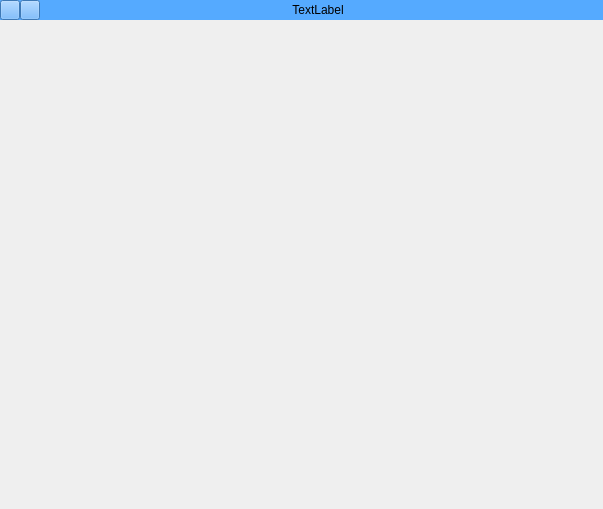
<?xml version="1.0" encoding="UTF-8"?>
<ui version="4.0">
 <class>clyyTitleBar</class>
 <widget class="QWidget" name="clyyTitleBar">
  <property name="geometry">
   <rect>
    <x>0</x>
    <y>0</y>
    <width>603</width>
    <height>509</height>
   </rect>
  </property>
  <property name="windowTitle">
   <string>Form</string>
  </property>
  <layout class="QVBoxLayout" name="verticalLayout" stretch="0,1">
   <property name="spacing">
    <number>0</number>
   </property>
   <property name="leftMargin">
    <number>0</number>
   </property>
   <property name="topMargin">
    <number>0</number>
   </property>
   <property name="rightMargin">
    <number>0</number>
   </property>
   <property name="bottomMargin">
    <number>0</number>
   </property>
   <item>
    <layout class="QHBoxLayout" name="horizontalLayout">
     <item>
      <widget class="QWidget" name="widget" native="true">
       <property name="sizePolicy">
        <sizepolicy hsizetype="Preferred" vsizetype="Fixed">
         <horstretch>0</horstretch>
         <verstretch>0</verstretch>
        </sizepolicy>
       </property>
       <property name="minimumSize">
        <size>
         <width>0</width>
         <height>20</height>
        </size>
       </property>
       <property name="maximumSize">
        <size>
         <width>16777215</width>
         <height>20</height>
        </size>
       </property>
       <property name="styleSheet">
        <string notr="true">background-color: rgb(85, 170, 255);</string>
       </property>
       <layout class="QHBoxLayout" name="horizontalLayout_2" stretch="0,0,1,0">
        <property name="spacing">
         <number>0</number>
        </property>
        <property name="leftMargin">
         <number>0</number>
        </property>
        <property name="topMargin">
         <number>0</number>
        </property>
        <property name="rightMargin">
         <number>0</number>
        </property>
        <property name="bottomMargin">
         <number>0</number>
        </property>
        <item>
         <widget class="QPushButton" name="pushButton">
          <property name="sizePolicy">
           <sizepolicy hsizetype="Fixed" vsizetype="Fixed">
            <horstretch>0</horstretch>
            <verstretch>0</verstretch>
           </sizepolicy>
          </property>
          <property name="minimumSize">
           <size>
            <width>20</width>
            <height>20</height>
           </size>
          </property>
          <property name="maximumSize">
           <size>
            <width>20</width>
            <height>20</height>
           </size>
          </property>
          <property name="text">
           <string/>
          </property>
         </widget>
        </item>
        <item>
         <widget class="QPushButton" name="pushButton_2">
          <property name="sizePolicy">
           <sizepolicy hsizetype="Fixed" vsizetype="Fixed">
            <horstretch>0</horstretch>
            <verstretch>0</verstretch>
           </sizepolicy>
          </property>
          <property name="minimumSize">
           <size>
            <width>20</width>
            <height>20</height>
           </size>
          </property>
          <property name="maximumSize">
           <size>
            <width>20</width>
            <height>20</height>
           </size>
          </property>
          <property name="text">
           <string/>
          </property>
         </widget>
        </item>
        <item>
         <widget class="QLabel" name="label">
          <property name="text">
           <string>TextLabel</string>
          </property>
          <property name="alignment">
           <set>Qt::AlignCenter</set>
          </property>
         </widget>
        </item>
        <item>
         <widget class="QLabel" name="label_2">
          <property name="sizePolicy">
           <sizepolicy hsizetype="Fixed" vsizetype="Fixed">
            <horstretch>0</horstretch>
            <verstretch>0</verstretch>
           </sizepolicy>
          </property>
          <property name="maximumSize">
           <size>
            <width>45</width>
            <height>20</height>
           </size>
          </property>
          <property name="text">
           <string/>
          </property>
         </widget>
        </item>
       </layout>
      </widget>
     </item>
    </layout>
   </item>
   <item>
    <layout class="QFormLayout" name="formLayout">
     <property name="horizontalSpacing">
      <number>0</number>
     </property>
     <property name="verticalSpacing">
      <number>0</number>
     </property>
    </layout>
   </item>
  </layout>
 </widget>
 <resources/>
 <connections/>
</ui>
